Frame 1 (no input): blank canvas, image omitted
Frame 60 (no input): blank canvas, image omitted
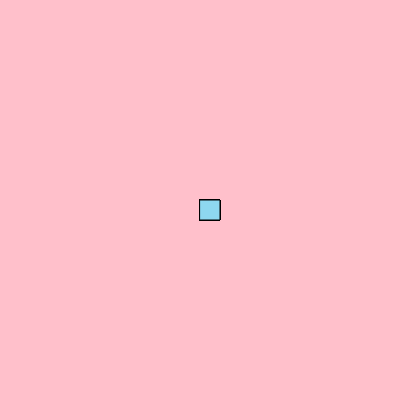
Frame 120 (the mouse pressed at the canvas centre since frame 60)

The p5.js sketch whose frames 1 and 60 were blank and that drew this single picture after the mouse press (run headless with seeded random() and noise() and a simulated clock; from frame 60 on, the mouse is pressed at the canvas centre):

// p5.js sketch
// ── sketch.js
function setup() {
    createCanvas(400, 400);
  
   background("pink");
  
  }
  
  function draw(){
    stroke('rgb(0,0,0)')
    fill('rgb(142,215,240)')
    
    if(mouseIsPressed)
      rect(mouseX,mouseY,20,20);}
    
  
  
  
  
